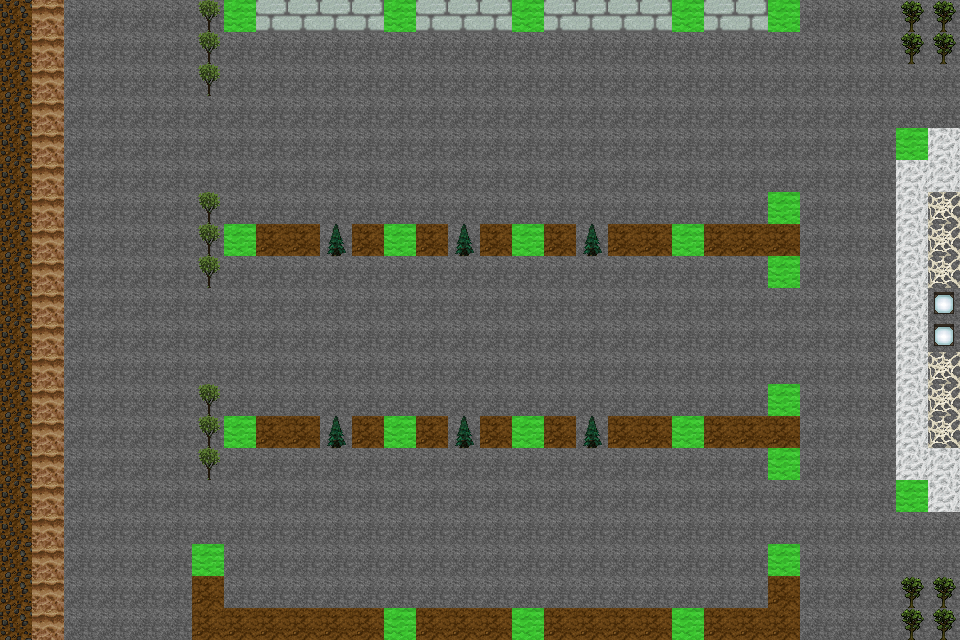

Rendered tile map (Tiled .tmx) drawn with the repository's tilesets; below, a short description and the full map source, tile grids included:
An orthogonal 30x20 tile map with 32x32 px tiles, 2 tile layers (bottom, parkingLot) and 25 objects (24x BuildEntity, CoinEntity).

<map version="1.0" orientation="orthogonal" renderorder="right-down" width="30" height="20" tilewidth="32" tileheight="32" backgroundcolor="#000000" nextobjectid="27">
 <tileset firstgid="1" name="parkingLot" tilewidth="32" tileheight="32" tilecount="256" columns="16">
  <image source="../img/map/terrain-Derivation_5.png" width="512" height="512" />
  <terraintypes>
   <terrain name="New Terrain" tile="-1" />
  </terraintypes>
 </tileset>
 <layer name="bottom" width="30" height="20">
  <data encoding="csv">
1,1,1,1,1,1,1,1,1,1,1,1,1,1,1,1,1,1,1,1,1,1,1,1,1,1,1,1,1,1,
1,1,1,1,1,1,1,1,1,1,1,1,1,1,1,1,1,1,1,1,1,1,1,1,1,1,1,1,1,1,
1,1,1,1,1,1,1,1,1,1,1,1,1,1,1,1,1,1,1,1,1,1,1,1,1,1,1,1,1,1,
1,1,1,1,1,1,1,1,1,1,1,1,1,1,1,1,1,1,1,1,1,1,1,1,1,1,1,1,1,1,
1,1,1,1,1,1,1,1,1,1,1,1,1,1,1,1,1,1,1,1,1,1,1,1,1,1,1,1,147,1,
1,1,1,1,1,1,1,1,1,1,1,1,1,1,1,1,1,1,1,1,1,1,1,1,1,1,1,1,1,1,
1,1,1,1,1,1,1,1,1,1,1,1,1,1,1,1,1,1,1,1,1,1,1,1,1,1,1,1,1,1,
1,1,1,1,1,1,1,1,1,1,1,1,1,1,1,1,1,1,1,1,1,1,1,1,1,1,1,1,1,1,
1,1,1,1,1,1,1,1,1,1,1,1,1,1,1,1,1,1,1,1,1,1,1,1,1,1,1,1,1,1,
1,1,1,1,1,1,1,1,1,1,1,1,1,1,1,1,1,1,1,1,1,1,1,1,1,1,1,1,1,1,
1,1,1,1,1,1,1,1,1,1,1,1,1,1,1,1,1,1,1,1,1,1,1,1,1,1,1,1,1,1,
1,1,1,1,1,1,1,1,1,1,1,1,1,1,1,1,1,1,1,1,1,1,1,1,1,1,1,1,1,1,
1,1,1,1,1,1,1,1,1,1,1,1,1,1,1,1,1,1,1,1,1,1,1,1,1,1,1,1,1,1,
1,1,1,1,1,1,1,1,1,1,1,1,1,1,1,1,1,1,1,1,1,1,1,1,1,1,1,1,1,1,
1,1,1,1,1,1,1,1,1,1,1,1,1,1,1,1,1,1,1,1,1,1,1,1,1,1,1,1,1,1,
1,1,1,1,1,1,1,1,1,1,1,1,1,1,1,1,1,1,1,1,1,1,1,1,1,1,1,1,1,1,
1,1,1,1,1,1,1,1,1,1,1,1,1,1,1,1,1,1,1,1,1,1,1,1,1,1,1,1,1,1,
1,1,1,1,1,1,1,1,1,1,1,1,1,1,1,1,1,1,1,1,1,1,1,1,1,1,1,1,1,1,
1,1,1,1,1,1,1,1,1,1,1,1,1,1,1,1,1,1,1,1,1,1,1,1,1,1,1,1,1,1,
1,1,1,1,1,1,1,1,1,1,1,1,1,1,1,1,1,1,1,1,1,1,1,1,1,1,1,1,1,1
</data>
 </layer>
 <layer name="parkingLot" width="30" height="20">
  <data encoding="csv">
20,127,1,1,1,1,16,147,55,55,55,55,147,55,55,55,147,55,55,55,55,147,55,55,147,1,1,1,31,31,
20,127,1,1,1,1,16,1,1,1,1,1,1,1,1,1,1,1,1,1,1,1,1,1,1,1,1,1,31,31,
20,127,1,1,1,1,16,1,1,1,1,1,1,1,1,1,1,1,1,1,1,1,1,1,1,1,1,1,1,1,
20,127,1,1,1,1,1,1,1,1,1,1,1,1,1,1,1,1,1,1,1,1,1,1,1,1,1,1,1,1,
20,127,1,1,1,1,1,1,1,1,1,1,1,1,1,1,1,1,1,1,1,1,1,1,1,1,1,1,147,176,
20,127,1,1,1,1,1,1,1,1,1,1,1,1,1,1,1,1,1,1,1,1,1,1,1,1,1,1,176,176,
20,127,1,1,1,1,16,1,1,1,1,1,1,1,1,1,1,1,1,1,1,1,1,1,147,1,1,1,176,12,
20,127,1,1,1,1,16,147,3,3,64,3,147,3,64,3,147,3,64,3,3,147,3,3,3,1,1,1,176,12,
20,127,1,1,1,1,16,1,1,1,1,1,1,1,1,1,1,1,1,1,1,1,1,1,147,1,1,1,176,12,
20,127,1,1,1,1,1,1,1,1,1,1,1,1,1,1,1,1,1,1,1,1,1,1,1,1,1,1,176,42,
20,127,1,1,1,1,1,1,1,1,1,1,1,1,1,1,1,1,1,1,1,1,1,1,1,1,1,1,176,42,
20,127,1,1,1,1,1,1,1,1,1,1,1,1,1,1,1,1,1,1,1,1,1,1,1,1,1,1,176,12,
20,127,1,1,1,1,16,1,1,1,1,1,1,1,1,1,1,1,1,1,1,1,1,1,147,1,1,1,176,12,
20,127,1,1,1,1,16,147,3,3,64,3,147,3,64,3,147,3,64,3,3,147,3,3,3,1,1,1,176,12,
20,127,1,1,1,1,16,1,1,1,1,1,1,1,1,1,1,1,1,1,1,1,1,1,147,1,1,1,176,176,
20,127,1,1,1,1,1,1,1,1,1,1,1,1,1,1,1,1,1,1,1,1,1,1,1,1,1,1,147,176,
20,127,1,1,1,1,1,1,1,1,1,1,1,1,1,1,1,1,1,1,1,1,1,1,1,1,1,1,1,1,
20,127,1,1,1,1,147,1,1,1,1,1,1,1,1,1,1,1,1,1,1,1,1,1,147,1,1,1,1,1,
20,127,1,1,1,1,3,1,1,1,1,1,1,1,1,1,1,1,1,1,1,1,1,1,3,1,1,1,31,31,
20,127,1,1,1,1,3,3,3,3,3,3,147,3,3,3,147,3,3,3,3,147,3,3,3,1,1,1,31,31
</data>
 </layer>
 <objectgroup name="Object Layer 1">
  <object id="1" name="CoinEntity" x="950" y="284" width="27" height="64" />
  <object id="3" name="BuildEntity" x="512" y="222" width="31" height="32" />
  <object id="4" name="BuildEntity" x="673" y="223" width="31" height="32" />
  <object id="5" name="BuildEntity" x="768" y="192" width="31" height="32" />
  <object id="6" name="BuildEntity" x="769" y="255" width="31" height="32" />
  <object id="7" name="BuildEntity" x="896" y="128" width="31" height="32" />
  <object id="8" name="BuildEntity" x="897" y="481" width="31" height="32" />
  <object id="9" name="BuildEntity" x="769" y="383" width="31" height="32" />
  <object id="10" name="BuildEntity" x="768" y="449" width="31" height="32" />
  <object id="11" name="BuildEntity" x="767" y="543" width="31" height="32" />
  <object id="12" name="BuildEntity" x="673" y="607" width="31" height="32" />
  <object id="13" name="BuildEntity" x="672" y="417" width="31" height="32" />
  <object id="14" name="BuildEntity" x="512" y="416" width="31" height="32" />
  <object id="15" name="BuildEntity" x="512" y="608" width="31" height="32" />
  <object id="16" name="BuildEntity" x="384" y="607" width="31" height="32" />
  <object id="17" name="BuildEntity" x="384" y="416" width="31" height="32" />
  <object id="18" name="BuildEntity" x="384" y="223" width="31" height="32" />
  <object id="19" name="BuildEntity" x="224" y="224" width="31" height="32" />
  <object id="20" name="BuildEntity" x="223" y="414" width="31" height="32" />
  <object id="21" name="BuildEntity" x="192" y="542" width="31" height="32" />
  <object id="22" name="BuildEntity" x="225" y="1" width="31" height="32" />
  <object id="23" name="BuildEntity" x="385" y="-2" width="31" height="32" />
  <object id="24" name="BuildEntity" x="511" y="-2" width="31" height="32" />
  <object id="25" name="BuildEntity" x="672" y="-1" width="31" height="32" />
  <object id="26" name="BuildEntity" x="766" y="0" width="31" height="32" />
 </objectgroup>
</map>
